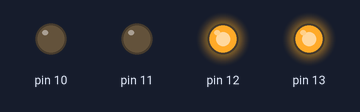
This sketch was run on a simulated Arduino Uno, built with avr-gcc and run on an emulated ATmega328P. Parts: output pins drawn as LEDs (lit = HIGH).

Above: at 0.05 s.
At 1.45 s:
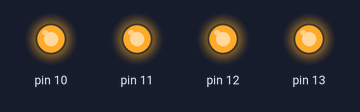
At 2.85 s:
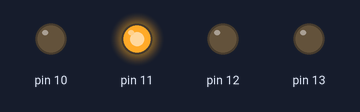
Timing chart, 0 to 3.1 s (numbered marks = the images above):
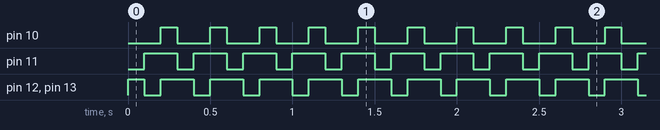

The sketch:

Main.ino
```cpp
int variavel = 1;
void setup() {
  pinMode(13, OUTPUT);
  pinMode(12, OUTPUT);
  pinMode(11, OUTPUT);
  pinMode(10, OUTPUT);

}

void loop() {
  //Serial.begin(9600);
  digitalWrite(13, HIGH);
  digitalWrite(12, HIGH);
  digitalWrite(11, LOW);
  digitalWrite(10, LOW);
  delay(100);
  digitalWrite(13, LOW);
  digitalWrite(12, LOW);
  digitalWrite(11, HIGH);
  digitalWrite(10, LOW);
  delay(100);
  digitalWrite(13, HIGH);
  digitalWrite(12, HIGH);
  digitalWrite(11, HIGH);
  digitalWrite(10, HIGH);
  delay(100);
  //Serial.println(variavel);
  //variavel++;
}
```

Measured:
- by itself, pin 10: alternates HIGH for 0.10 s and LOW for 0.20 s
- by itself, pin 11: alternates HIGH for 0.20 s and LOW for 0.10 s
- by itself, pin 12, pin 13: repeats every 0.30 s: LOW 0.10 s, HIGH 0.20 s
